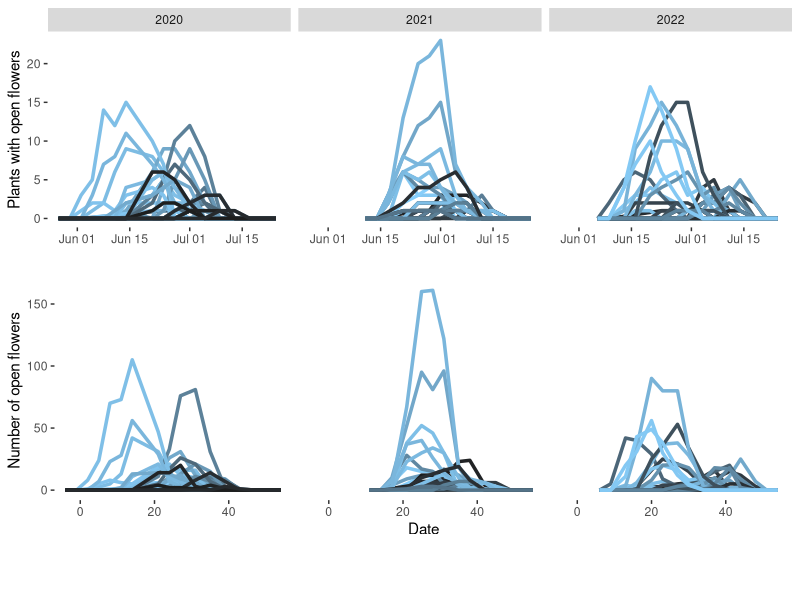
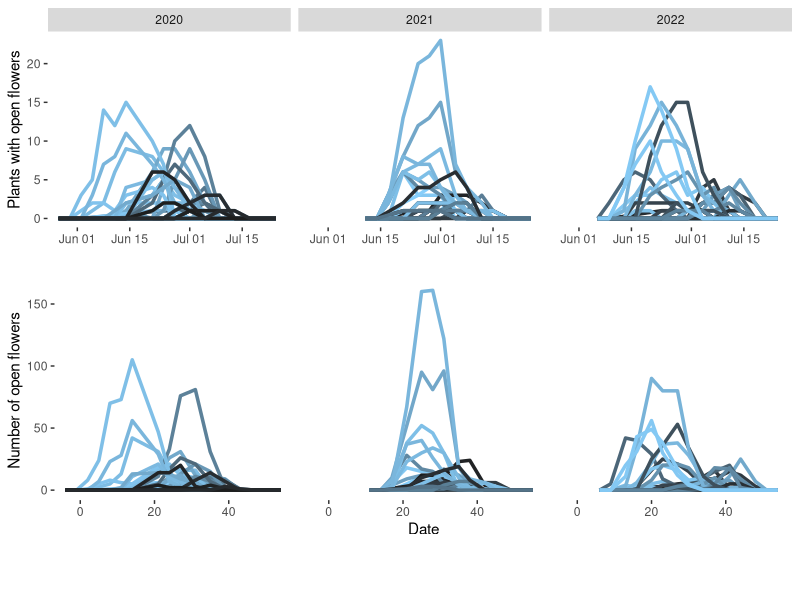

Write R code to recreate these figures, in order.
library(ggplot2)
library(cowplot)
library(dplyr)
library(tidyr)

phen.all = read.csv('data/processed_data/phen_svf_coords_combined.csv')

ph.all = phen.all %>%
  group_by(JDay, Plot, Year) %>%
  summarise(
    pl.open = sum(Fl_open > 0, na.rm = TRUE),
    fl.open = sum(Fl_open, na.rm = TRUE),
    svf = svf[1]
  ) %>%
  ungroup()

ph.all = ph.all %>%
  # Add in zeros for first and last day
  rbind(
    ph.all %>%
      group_by(Year) %>%
      mutate(
        min.date = min(JDay), zero.date = min.date - 3,
        max.date = max(JDay), fina.date = max.date + 3
      ) %>%
      distinct(Plot, Year, svf, min.date, max.date, zero.date, fina.date) %>%
      pivot_longer(contains('date'), names_to = 'temp', values_to = 'JDay') %>%
      select(-temp) %>%
      mutate(pl.open = 0, fl.open = 0) %>%
      select(names(ph.all))
  ) %>%
  arrange(Plot, Year, JDay) %>%
  # ugh there are some duplicate records... no clean way to do this
  group_by(Plot, Year, JDay) %>% 
  summarise_at(vars(pl.open, fl.open, svf), list(sum, mean)) %>%
  select(-c(pl.open_fn2, fl.open_fn2, svf_fn1)) %>%
  rename(pl.open = pl.open_fn1, fl.open = fl.open_fn1, svf = svf_fn2)

pl.open.plot = ph.all %>%
  mutate(day = as.Date('05-31', format = '%m-%d') + JDay) %>%
  ggplot(aes(x = day, group = Plot)) +
  geom_line(aes(y = pl.open, colour = svf), linewidth = 1.2) +
  scale_colour_gradient(low = 'gray11', high = 'lightskyblue') +
  labs(x = '', y = 'Plants with open flowers') +
  facet_wrap( ~ Year) +
  theme(
    panel.grid = element_blank(), 
    panel.background = element_blank(),
    legend.position = 'none'
  )

fl.open.plot = ph.all %>%
  mutate(day = as.Date('05-31', format = '%m-%d') + JDay) %>%
  ggplot(aes(x = JDay, group = Plot)) +
  geom_line(aes(y = fl.open, colour = svf), linewidth = 1.2) +
  scale_colour_gradient(low = 'gray11', high = 'lightskyblue') +
  labs(x = 'Date', y = 'Number of open flowers') +
  facet_wrap( ~ Year) +
  theme(
    panel.grid = element_blank(), 
    panel.background = element_blank(),
    strip.background = element_blank(),
    strip.text = element_blank(),
    legend.position = 'none'
  )

open.legend = get_legend(
  pl.open.plot + 
    theme(legend.position = 'bottom') +
    guides(colour = guide_legend('Sky view factor'))
  )

plot_grid(
  pl.open.plot, fl.open.plot, open.legend,
  rel_heights = c(1, 1, .2),
  nrow = 3
)

ggsave('analysis/figures_etc/fig_out/flowering_schedules.png',
       width = 8, height = 5)
